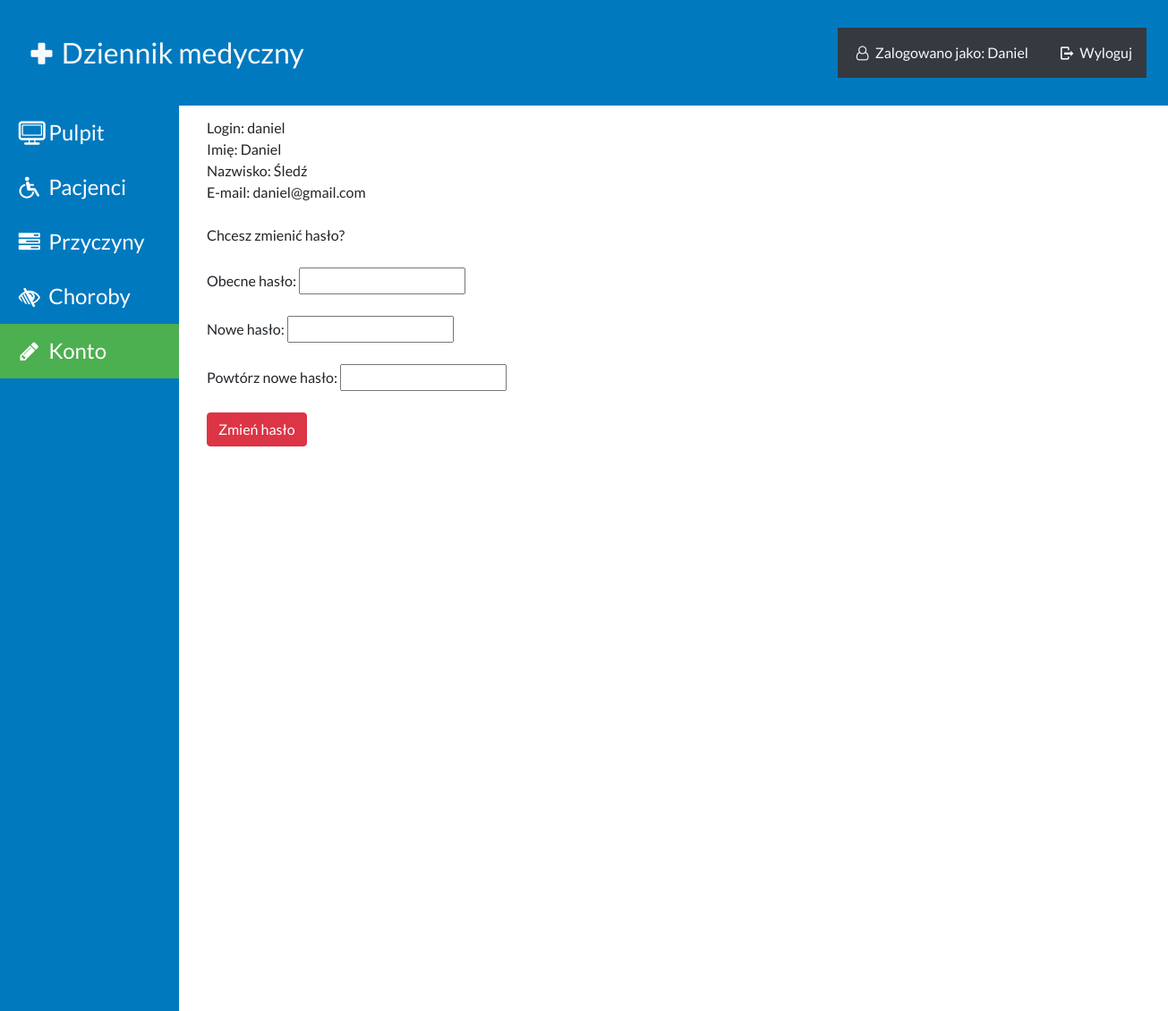
Screenshot of /subpages/konto.php (signed in) with the database file from the repository.
### tables this page shows
CREATE TABLE `da_users` (
  `id` int(11) NOT NULL,
  `imie` text NOT NULL,
  `login` text NOT NULL,
  `nazwisko` text NOT NULL,
  `password` text NOT NULL,
  `email` text NOT NULL
);

### subpages/konto.php (the view, shortened to what this page needs)
<?php
    include("config.php");
?>
<!DOCTYPE html>
<html lang="pl">
<head>
	<link rel="stylesheet" href="../css/bootstrap.min.css">
	<link rel="stylesheet" href="../css/account.css">
	<link rel="stylesheet" href="../css/fontello.css">
</head>
<body>
	<div class="container-fluid">
		<header>
			<nav class="navbar navbar-dark fixed-top navbar-expand-md p-4" style="background-color: #0079bf;">
				<a class="navbar-brand text-light py-3" href="panel.php"><span class="h2"><i
							class="demo-icon icon-hospital"></i>Dziennik medyczny</span></a>
				<div class="collapse navbar-collapse" id="mainmenu">
					<ul class="navbar-nav ml-auto">
						<li class="nav-item bg-dark p-2">
							<span class="nav-link text-light"><i class="demo-icon icon-user-o"></i>&nbsp;Zalogowano
								jako:
								<?php
								print$_SESSION["imie"];
								?>
								</span>
						</li>
						<li class="nav-item bg-dark p-2">
							<a class="nav-link text-light" href="logout.php"><i
									class="demo-icon icon-logout"></i>&nbsp;Wyloguj</a>
						</li>
					</ul>
				</div>
			</nav>
		</header>
		<div class="sidebar">
			<a href="panel.php"><span class="h4"><i class="demo-icon icon-desktop"></i>&nbsp;Pulpit</span></a>
			<a  href="patients.php"><span class="h4"><i
						class="demo-icon icon-accessibility"></i>&nbsp;Pacjenci</span></a>
			<a href="przyczyny.php"><span class="h4"><i class="demo-icon icon-tasks"></i>&nbsp;Przyczyny</span></a>
			<a href="choroby.php"><span class="h4"><i class="demo-icon icon-low-vision"></i>&nbsp;Choroby</span></a>
			<a class="active" href="konto.php"><span class="h4"><i class="demo-icon icon-pencil"></i>&nbsp;Konto</span></a>
		</div>
	<div class="content">
	<?php
        $login = $_SESSION["nick"];
        print"Login: $login<br>";
        $result = $conn->query("SELECT * FROM da_users WHERE login = '$login'");
        while($row = $result->fetch_assoc())
        {
            $imie = $row["imie"];
            $nazwisko = $row["nazwisko"];
            $emailUser = $row["email"];
        }
        print"Imię: $imie<br>";
        print"Nazwisko: $nazwisko<br>";
        print"E-mail: $emailUser<br><br>";
        print"Chcesz zmienić hasło?<br><br>";
    ?>
    <form method="POST">
        Obecne hasło: <input type="password" name="currentPassword"><br><br>
        Nowe hasło: <input type="password" name="newPassword"><br><br>
        Powtórz nowe hasło: <input type="password" name="repeatNewPassword"><br><br>
        <input class="btn btn-danger" type="submit" value="Zmień hasło" name="btn">
    </form>
	</div>
	</div>
</body>
</html>

### css/account.css (style rules this page uses)
* { font-family: 'Lato', sans-serif; }
body { margin: 0; overflow-x: hidden; }
.sidebar { margin-top: 118px; margin-left: -15px; padding: 0; width: 200px; background-color: #0079bf; position: fixed; height: 100%; overflow: auto; }
.sidebar a { display: block; color: #fff; padding: 16px; text-decoration: none; }
.sidebar a.active { background-color: #4CAF50; color: white; }
div.content { position: relative; top: 130px; left: 0; width: 90vw; margin-left: 200px; padding: 1px 16px; height: 1000px; }

### rows the page displays
da_users: imie "Daniel", nazwisko "Śledź", email "daniel@gmail.com"

### other values shown
$_SESSION["imie"] "Daniel"
$login "daniel"
